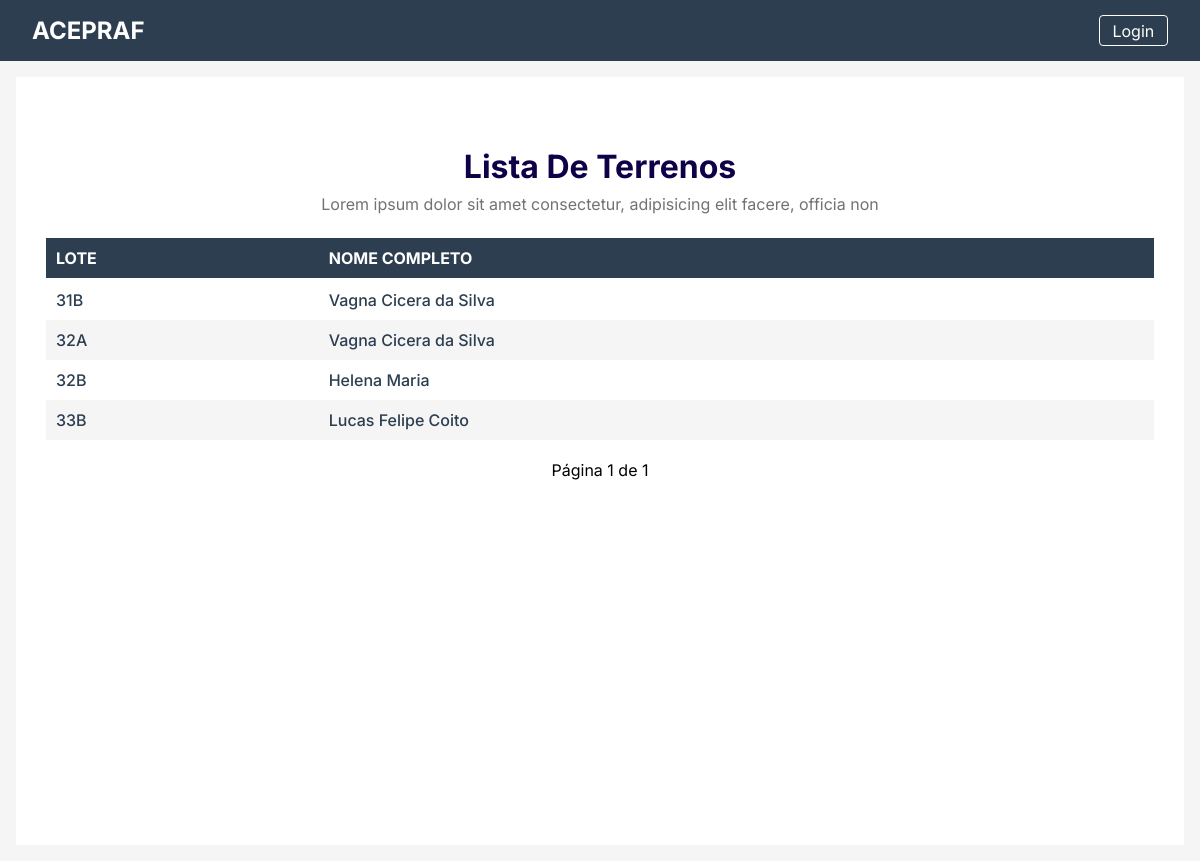
The app's page /terrenos, older data.
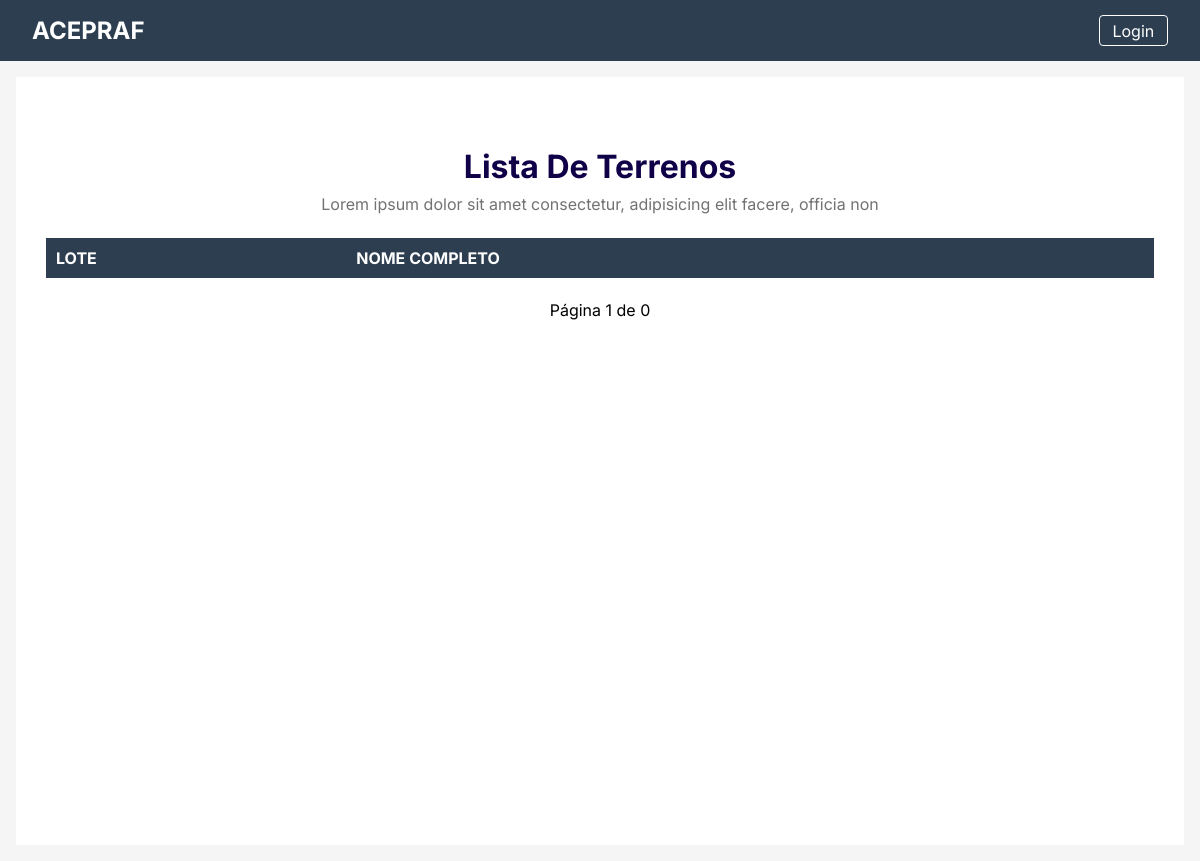
The same page, newer data.
### modelos.py (models this page shows)
class Terreno(db.Model):
    id = db.Column(db.Integer, primary_key=True)
    lote = db.Column(db.String(50), unique=True, nullable=False)
    cpf = db.Column(db.String(11), unique=False, nullable=False)
    nome_completo = db.Column(db.String(100), nullable=False)

### acepraf.py (the view)
@app.route('/terrenos')
def terrenos():
    page = request.args.get('page', 1, type=int)
    terrenos_paginados = Terreno.query.order_by(Terreno.lote).paginate(page=page, per_page=20)
    return render_template('terrenos.html', terrenos=terrenos_paginados.items, pagination=terrenos_paginados)

### templates/terrenos.html (shortened to what this page needs)
{% extends "base.html" %} {% block title %}Lista de Terrenos{% endblock %}
{% block content %}
<main>
	<section>
		<h2>Lista de Terrenos</h2>
		<p>Lorem ipsum dolor sit amet consectetur, adipisicing elit facere, officia non</p>
		<table>
			<thead>
				<tr>
					<th>Lote</th>
					<th>Nome Completo</th>
				</tr>
			</thead>
			<tbody>
				{% for terreno in terrenos %}
				<tr>
					<td>{{ terreno.lote }}</td>
					<td>{{ terreno.nome_completo }}</td>
				</tr>
				{% endfor %}
			</tbody>
		</table>
		<div class="pagination">
			<span>Página {{ pagination.page }} de {{ pagination.pages }}</span>
		</div>
	</section>
</main>
{% endblock %}

### templates/base.html (shortened to what this page needs)
<!DOCTYPE html>
<html lang="pt-BR">
	<head>
		<link rel="stylesheet" href="{{ url_for('static', filename='css/index.css') }}" />
	</head>
	<body>
		{% include "partials/header.html" %}
		{% block content %} {% endblock %}
	</body>
</html>

### templates/partials/header.html
<header>
	<h1>ACEPRAF</h1>
	<div>
		{% if current_user.username %}
			<p>Bem-vindo, {{ current_user.username }}!</p>
		{% else %}
			<a href="/login">Login</a>
		{% endif %}
	</div>
</header>

### static/css/index.css (style rules this page uses)
* { margin: 0; padding: 0; outline: none; text-decoration: none; box-sizing: border-box; list-style: none; font-family: "Inter", sans-serif; transition: 300ms ease-in-out; background: transparent; border: none; color: #000; }
button, a { cursor: pointer; }
body { background-color: #f5f5f5; width: 100vw; min-width: 320px; overflow-x: hidden; display: grid; grid-template-rows: auto 1fr auto; grid-template-columns: 300px 1fr; }
body header { background-color: #2c3e50; color: white; padding: 1rem 2rem; display: flex; align-items: center; justify-content: space-between; grid-column: 1/-1; }
body header h1 { font-size: 1.5rem; color: #fff; }
body header div a { color: white; text-decoration: none; padding: 0.3rem 0.8rem; border: 1px solid white; border-radius: 4px; }
body main { grid-column: 2/3; overflow: hidden; min-height: 100vh; padding: 1rem; overflow-y: hidden; }
body main > section { display: flex; padding: 70px 30px; align-items: center; flex-direction: column; background: #fff; width: 100%; height: 100%; }
body main > section h2 { font-size: 2rem; color: #100048; margin-bottom: 0.5rem; text-align: center; text-transform: capitalize; }
body main > section p { font-size: 1rem; color: #727272; text-align: center; margin-bottom: 1.5rem; }
body main > section table { width: 100%; border-collapse: collapse; border-spacing: 0; position: relative; }
body main > section table th, body main > section table td { padding: 10px; text-align: left; }
body main > section table thead { position: relative; background-color: #2c3e50; }
body main > section table thead tr { position: sticky; top: 0; border-bottom: 2px solid rgba(0, 0, 0, 0); }
body main > section table thead tr th { position: sticky; top: 0; color: #ffffff; text-transform: uppercase; z-index: 1; }
body main .pagination { margin-top: 20px; display: flex; justify-content: center; align-items: center; }

### templates/terrenos.html (style rules this page uses)
body { grid-template-columns: 0px 1fr; }

Row changes from the older to the newer data that the page shows:
removed Terreno: lote "31B", nome_completo "Vagna Cicera da Silva"
removed Terreno: lote "32A", nome_completo "Vagna Cicera da Silva"
removed Terreno: lote "32B", nome_completo "Helena Maria"
removed Terreno: lote "33B", nome_completo "Lucas Felipe Coito"
Text that changed along with them:
{{ pagination.pages }}: "1" → "0"
